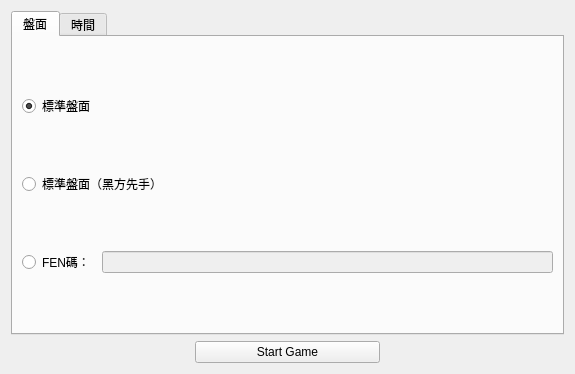
<?xml version="1.0" encoding="UTF-8"?>
<ui version="4.0">
 <class>PreGame</class>
 <widget class="QWidget" name="PreGame">
  <property name="geometry">
   <rect>
    <x>0</x>
    <y>0</y>
    <width>575</width>
    <height>374</height>
   </rect>
  </property>
  <property name="windowTitle">
   <string>PreGame</string>
  </property>
  <property name="whatsThis">
   <string/>
  </property>
  <layout class="QVBoxLayout" name="verticalLayout">
   <item>
    <widget class="QTabWidget" name="tabWidget">
     <property name="sizePolicy">
      <sizepolicy hsizetype="Expanding" vsizetype="Expanding">
       <horstretch>0</horstretch>
       <verstretch>0</verstretch>
      </sizepolicy>
     </property>
     <property name="currentIndex">
      <number>0</number>
     </property>
     <widget class="QWidget" name="boardTab">
      <property name="whatsThis">
       <string>&lt;html&gt;&lt;head/&gt;&lt;body&gt;&lt;p&gt;選擇盤面配置，可以選擇標準盤面或輸入FEN碼&lt;/p&gt;&lt;/body&gt;&lt;/html&gt;</string>
      </property>
      <attribute name="title">
       <string>盤面</string>
      </attribute>
      <layout class="QVBoxLayout" name="verticalLayout_2">
       <item>
        <widget class="QRadioButton" name="regular_radio">
         <property name="enabled">
          <bool>true</bool>
         </property>
         <property name="sizePolicy">
          <sizepolicy hsizetype="Minimum" vsizetype="Fixed">
           <horstretch>0</horstretch>
           <verstretch>0</verstretch>
          </sizepolicy>
         </property>
         <property name="whatsThis">
          <string>&lt;html&gt;&lt;head/&gt;&lt;body&gt;&lt;p&gt;標準的西洋棋盤面&lt;/p&gt;&lt;/body&gt;&lt;/html&gt;</string>
         </property>
         <property name="text">
          <string>標準盤面</string>
         </property>
         <property name="checked">
          <bool>true</bool>
         </property>
        </widget>
       </item>
       <item>
        <widget class="QRadioButton" name="regularBlack_radio">
         <property name="whatsThis">
          <string>標準西洋棋盤面，但黑方先動</string>
         </property>
         <property name="text">
          <string>標準盤面（黑方先手）</string>
         </property>
        </widget>
       </item>
       <item>
        <layout class="QHBoxLayout" name="horizontalLayout_2">
         <property name="spacing">
          <number>7</number>
         </property>
         <item>
          <widget class="QRadioButton" name="FEN_radio">
           <property name="whatsThis">
            <string>&lt;html&gt;&lt;head/&gt;&lt;body&gt;&lt;p&gt;使用FEN碼來載入盤面，分便覆盤&lt;/p&gt;&lt;/body&gt;&lt;/html&gt;</string>
           </property>
           <property name="text">
            <string>FEN碼：</string>
           </property>
          </widget>
         </item>
         <item>
          <widget class="QLineEdit" name="FEN_edit">
           <property name="enabled">
            <bool>false</bool>
           </property>
           <property name="statusTip">
            <string/>
           </property>
           <property name="whatsThis">
            <string>&lt;html&gt;&lt;head/&gt;&lt;body&gt;&lt;p&gt;FEN格式： &amp;lt;棋子擺放&amp;gt; &amp;lt;移動方&amp;gt; &amp;lt;可否入堡&amp;gt; &amp;lt;過路兵的目標&amp;gt; &amp;lt;halfmove clock&amp;gt; &amp;lt;fullmove number&amp;gt;&lt;/p&gt;&lt;p&gt;每一個項目中間以一個空格分隔&lt;/p&gt;&lt;/body&gt;&lt;/html&gt;</string>
           </property>
          </widget>
         </item>
        </layout>
       </item>
      </layout>
     </widget>
     <widget class="QWidget" name="timeTab">
      <property name="whatsThis">
       <string>&lt;html&gt;&lt;head/&gt;&lt;body&gt;&lt;p&gt;設定時間限制&lt;/p&gt;&lt;/body&gt;&lt;/html&gt;</string>
      </property>
      <attribute name="title">
       <string>時間</string>
      </attribute>
      <layout class="QVBoxLayout" name="verticalLayout_3">
       <item>
        <widget class="QRadioButton" name="noTimeLimit_radio">
         <property name="whatsThis">
          <string>&lt;html&gt;&lt;head/&gt;&lt;body&gt;&lt;p&gt;沒有時間限制，無拘無束的進行遊戲&lt;/p&gt;&lt;/body&gt;&lt;/html&gt;</string>
         </property>
         <property name="text">
          <string>沒有時間限制</string>
         </property>
         <property name="checked">
          <bool>true</bool>
         </property>
        </widget>
       </item>
       <item>
        <widget class="QRadioButton" name="hasTimeLimit_radio">
         <property name="whatsThis">
          <string>&lt;html&gt;&lt;head/&gt;&lt;body&gt;&lt;p&gt;每人有固定的思考時間，用完即自動投降&lt;/p&gt;&lt;/body&gt;&lt;/html&gt;</string>
         </property>
         <property name="text">
          <string>有時間限制（每人）</string>
         </property>
        </widget>
       </item>
       <item>
        <layout class="QHBoxLayout" name="horizontalLayout_3">
         <item>
          <widget class="QLabel" name="label_2">
           <property name="text">
            <string>小時</string>
           </property>
           <property name="alignment">
            <set>Qt::AlignCenter</set>
           </property>
          </widget>
         </item>
         <item>
          <widget class="QSpinBox" name="hour">
           <property name="enabled">
            <bool>false</bool>
           </property>
           <property name="maximum">
            <number>23</number>
           </property>
          </widget>
         </item>
         <item>
          <widget class="QLabel" name="label">
           <property name="text">
            <string>分鐘</string>
           </property>
           <property name="alignment">
            <set>Qt::AlignCenter</set>
           </property>
          </widget>
         </item>
         <item>
          <widget class="QSpinBox" name="minute">
           <property name="enabled">
            <bool>false</bool>
           </property>
           <property name="maximum">
            <number>59</number>
           </property>
           <property name="value">
            <number>10</number>
           </property>
          </widget>
         </item>
         <item>
          <widget class="QLabel" name="label_3">
           <property name="text">
            <string>秒</string>
           </property>
           <property name="alignment">
            <set>Qt::AlignCenter</set>
           </property>
          </widget>
         </item>
         <item>
          <widget class="QSpinBox" name="second">
           <property name="enabled">
            <bool>false</bool>
           </property>
           <property name="maximum">
            <number>59</number>
           </property>
          </widget>
         </item>
        </layout>
       </item>
      </layout>
     </widget>
    </widget>
   </item>
   <item>
    <layout class="QHBoxLayout" name="horizontalLayout">
     <item>
      <spacer name="horizontalSpacer">
       <property name="orientation">
        <enum>Qt::Horizontal</enum>
       </property>
       <property name="sizeHint" stdset="0">
        <size>
         <width>40</width>
         <height>20</height>
        </size>
       </property>
      </spacer>
     </item>
     <item>
      <widget class="QPushButton" name="startGame">
       <property name="sizePolicy">
        <sizepolicy hsizetype="Expanding" vsizetype="Fixed">
         <horstretch>0</horstretch>
         <verstretch>0</verstretch>
        </sizepolicy>
       </property>
       <property name="minimumSize">
        <size>
         <width>1</width>
         <height>0</height>
        </size>
       </property>
       <property name="text">
        <string>Start Game</string>
       </property>
      </widget>
     </item>
     <item>
      <spacer name="horizontalSpacer_2">
       <property name="orientation">
        <enum>Qt::Horizontal</enum>
       </property>
       <property name="sizeHint" stdset="0">
        <size>
         <width>40</width>
         <height>20</height>
        </size>
       </property>
      </spacer>
     </item>
    </layout>
   </item>
  </layout>
 </widget>
 <resources/>
 <connections>
  <connection>
   <sender>FEN_radio</sender>
   <signal>toggled(bool)</signal>
   <receiver>FEN_edit</receiver>
   <slot>setEnabled(bool)</slot>
   <hints>
    <hint type="sourcelabel">
     <x>65</x>
     <y>194</y>
    </hint>
    <hint type="destinationlabel">
     <x>330</x>
     <y>194</y>
    </hint>
   </hints>
  </connection>
  <connection>
   <sender>noTimeLimit_radio</sender>
   <signal>toggled(bool)</signal>
   <receiver>hour</receiver>
   <slot>setDisabled(bool)</slot>
   <hints>
    <hint type="sourcelabel">
     <x>286</x>
     <y>61</y>
    </hint>
    <hint type="destinationlabel">
     <x>153</x>
     <y>225</y>
    </hint>
   </hints>
  </connection>
  <connection>
   <sender>noTimeLimit_radio</sender>
   <signal>toggled(bool)</signal>
   <receiver>minute</receiver>
   <slot>setDisabled(bool)</slot>
   <hints>
    <hint type="sourcelabel">
     <x>286</x>
     <y>61</y>
    </hint>
    <hint type="destinationlabel">
     <x>330</x>
     <y>225</y>
    </hint>
   </hints>
  </connection>
  <connection>
   <sender>noTimeLimit_radio</sender>
   <signal>toggled(bool)</signal>
   <receiver>second</receiver>
   <slot>setDisabled(bool)</slot>
   <hints>
    <hint type="sourcelabel">
     <x>286</x>
     <y>61</y>
    </hint>
    <hint type="destinationlabel">
     <x>507</x>
     <y>225</y>
    </hint>
   </hints>
  </connection>
 </connections>
</ui>
